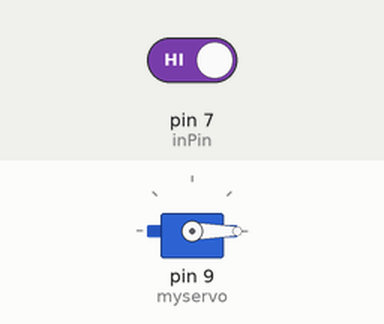
Recording of a sketch running on a simulated Arduino Uno, built with avr-gcc and run on an emulated ATmega328P. Shown: servo. Inputs (shaded band) come from the test bench; at power-on: pin 7 (inPin) HIGH. What the sketch prints to the serial monitor is not drawn.

Above: at 1.2 s.
1.3 s: pin 7 (inPin) driven LOW
At 2.1 s:
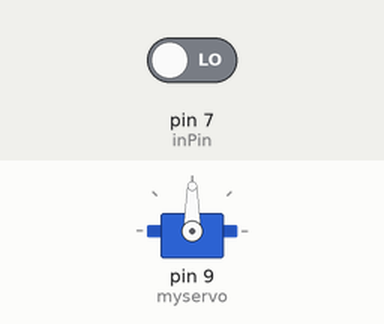
2.8 s: pin 7 (inPin) driven HIGH
At 3.1 s:
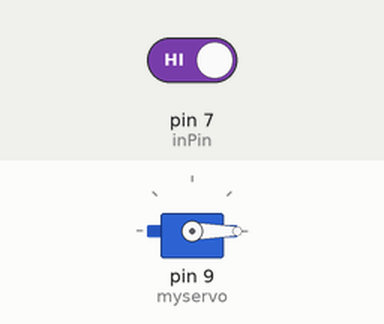
Timing chart, 0 to 5.8 s (numbered marks = the images above; inputs shaded):
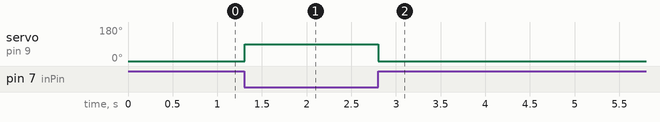

Measured:
- after the input at 1.3 s, servo on pin 9 (myservo): 0° → 90° at once
- after the input at 2.8 s, servo on pin 9 (myservo): 90° → 0° at once

The sketch:

Ex5.ino
```cpp
int inPin = 7;    // pushbutton connected to digital pin 7
#include <Servo.h>
Servo myservo;

void setup()
{
  Serial.begin(9600);
  pinMode(inPin, INPUT);
  myservo.attach(9);
  myservo.write(90);
}

void loop() {
  int val = digitalRead(inPin);
  Serial.println(val);
  if(!val)
  {
    myservo.write(90);
  }
  else
  {
    myservo.write(0);
  }
}
```
